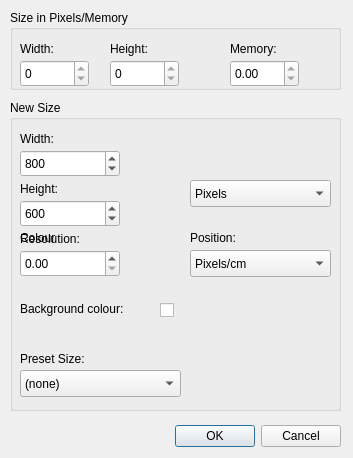
<?xml version="1.0" encoding="UTF-8"?>
<ui version="4.0">
 <class>NewDialog</class>
 <widget class="QDialog" name="NewDialog">
  <property name="geometry">
   <rect>
    <x>0</x>
    <y>0</y>
    <width>353</width>
    <height>458</height>
   </rect>
  </property>
  <property name="font">
   <font>
    <family>Ubuntu</family>
   </font>
  </property>
  <property name="windowTitle">
   <string>New</string>
  </property>
  <widget class="QDialogButtonBox" name="buttonBox">
   <property name="geometry">
    <rect>
     <x>20</x>
     <y>420</y>
     <width>321</width>
     <height>32</height>
    </rect>
   </property>
   <property name="orientation">
    <enum>Qt::Horizontal</enum>
   </property>
   <property name="standardButtons">
    <set>QDialogButtonBox::Cancel|QDialogButtonBox::Ok</set>
   </property>
  </widget>
  <widget class="QLabel" name="imageWidth">
   <property name="geometry">
    <rect>
     <x>20</x>
     <y>130</y>
     <width>67</width>
     <height>17</height>
    </rect>
   </property>
   <property name="text">
    <string>Width:</string>
   </property>
  </widget>
  <widget class="QDoubleSpinBox" name="imageWvalue">
   <property name="geometry">
    <rect>
     <x>20</x>
     <y>150</y>
     <width>100</width>
     <height>27</height>
    </rect>
   </property>
   <property name="decimals">
    <number>0</number>
   </property>
   <property name="minimum">
    <double>1.000000000000000</double>
   </property>
   <property name="maximum">
    <double>9999.000000000000000</double>
   </property>
   <property name="value">
    <double>800.000000000000000</double>
   </property>
   <property name="displayIntegerBase" stdset="0">
    <number>10</number>
   </property>
  </widget>
  <widget class="QComboBox" name="imageWHcombo">
   <property name="geometry">
    <rect>
     <x>190</x>
     <y>180</y>
     <width>141</width>
     <height>27</height>
    </rect>
   </property>
   <property name="editable">
    <bool>false</bool>
   </property>
   <item>
    <property name="text">
     <string>Pixels</string>
    </property>
   </item>
   <item>
    <property name="text">
     <string>Cm</string>
    </property>
   </item>
   <item>
    <property name="text">
     <string>Inches</string>
    </property>
   </item>
  </widget>
  <widget class="QGroupBox" name="groupBox">
   <property name="geometry">
    <rect>
     <x>10</x>
     <y>10</y>
     <width>331</width>
     <height>80</height>
    </rect>
   </property>
   <property name="title">
    <string>Size in Pixels/Memory</string>
   </property>
   <property name="flat">
    <bool>false</bool>
   </property>
   <widget class="QLabel" name="label">
    <property name="geometry">
     <rect>
      <x>10</x>
      <y>30</y>
      <width>67</width>
      <height>17</height>
     </rect>
    </property>
    <property name="text">
     <string>Width:</string>
    </property>
   </widget>
   <widget class="QLabel" name="label_2">
    <property name="geometry">
     <rect>
      <x>100</x>
      <y>30</y>
      <width>67</width>
      <height>17</height>
     </rect>
    </property>
    <property name="text">
     <string>Height:</string>
    </property>
   </widget>
   <widget class="QLabel" name="label_3">
    <property name="geometry">
     <rect>
      <x>220</x>
      <y>30</y>
      <width>67</width>
      <height>17</height>
     </rect>
    </property>
    <property name="text">
     <string>Memory:</string>
    </property>
   </widget>
   <widget class="QDoubleSpinBox" name="pixelWvalue">
    <property name="geometry">
     <rect>
      <x>10</x>
      <y>50</y>
      <width>69</width>
      <height>27</height>
     </rect>
    </property>
    <property name="frame">
     <bool>true</bool>
    </property>
    <property name="readOnly">
     <bool>true</bool>
    </property>
    <property name="decimals">
     <number>0</number>
    </property>
    <property name="maximum">
     <double>9000.000000000000000</double>
    </property>
   </widget>
   <widget class="QDoubleSpinBox" name="pixelHvalue">
    <property name="geometry">
     <rect>
      <x>100</x>
      <y>50</y>
      <width>69</width>
      <height>27</height>
     </rect>
    </property>
    <property name="readOnly">
     <bool>true</bool>
    </property>
    <property name="decimals">
     <number>0</number>
    </property>
    <property name="maximum">
     <double>9000.000000000000000</double>
    </property>
   </widget>
   <widget class="QDoubleSpinBox" name="memoryValue">
    <property name="geometry">
     <rect>
      <x>220</x>
      <y>50</y>
      <width>69</width>
      <height>27</height>
     </rect>
    </property>
    <property name="readOnly">
     <bool>true</bool>
    </property>
    <property name="maximum">
     <double>9999999.000000000000000</double>
    </property>
   </widget>
  </widget>
  <widget class="QGroupBox" name="groupBox_2">
   <property name="enabled">
    <bool>true</bool>
   </property>
   <property name="geometry">
    <rect>
     <x>10</x>
     <y>100</y>
     <width>331</width>
     <height>311</height>
    </rect>
   </property>
   <property name="focusPolicy">
    <enum>Qt::NoFocus</enum>
   </property>
   <property name="title">
    <string>New Size</string>
   </property>
   <property name="flat">
    <bool>false</bool>
   </property>
   <widget class="QPushButton" name="lockedRatioButton">
    <property name="geometry">
     <rect>
      <x>110</x>
      <y>70</y>
      <width>21</width>
      <height>41</height>
     </rect>
    </property>
    <property name="focusPolicy">
     <enum>Qt::NoFocus</enum>
    </property>
    <property name="text">
     <string/>
    </property>
    <property name="icon">
     <iconset resource="../../Icons.qrc">
      <normaloff>:/icons/assets/icons/unlinked.png</normaloff>
      <normalon>:/icons/assets/icons/linked.png</normalon>:/icons/assets/icons/unlinked.png</iconset>
    </property>
    <property name="iconSize">
     <size>
      <width>32</width>
      <height>32</height>
     </size>
    </property>
    <property name="checkable">
     <bool>true</bool>
    </property>
    <property name="autoDefault">
     <bool>false</bool>
    </property>
    <property name="flat">
     <bool>true</bool>
    </property>
   </widget>
   <widget class="BrushTypeComboBox" name="backgroundColorComboBox" native="true">
    <property name="geometry">
     <rect>
      <x>10</x>
      <y>150</y>
      <width>150</width>
      <height>27</height>
     </rect>
    </property>
   </widget>
   <widget class="ImagePositionWidget" name="positionWidget" native="true">
    <property name="geometry">
     <rect>
      <x>180</x>
      <y>180</y>
      <width>120</width>
      <height>120</height>
     </rect>
    </property>
   </widget>
   <widget class="QLabel" name="positionLabel">
    <property name="geometry">
     <rect>
      <x>180</x>
      <y>130</y>
      <width>141</width>
      <height>16</height>
     </rect>
    </property>
    <property name="text">
     <string>Position:</string>
    </property>
   </widget>
   <widget class="BrushTypeComboBox" name="backgroundColorComboBox_NewFile" native="true">
    <property name="geometry">
     <rect>
      <x>10</x>
      <y>220</y>
      <width>161</width>
      <height>27</height>
     </rect>
    </property>
   </widget>
   <widget class="QComboBox" name="imagePresetCombo">
    <property name="geometry">
     <rect>
      <x>10</x>
      <y>270</y>
      <width>161</width>
      <height>27</height>
     </rect>
    </property>
    <property name="currentIndex">
     <number>0</number>
    </property>
    <item>
     <property name="text">
      <string>(none)</string>
     </property>
    </item>
    <item>
     <property name="text">
      <string>100 x 100 pixels</string>
     </property>
    </item>
    <item>
     <property name="text">
      <string>640 x 480 pixels</string>
     </property>
    </item>
    <item>
     <property name="text">
      <string>800 x 600 pixels</string>
     </property>
    </item>
    <item>
     <property name="text">
      <string>1024 x 768 pixels</string>
     </property>
    </item>
    <item>
     <property name="text">
      <string>1366 x 768 pixels</string>
     </property>
    </item>
    <item>
     <property name="text">
      <string>1600 x 900 pixels</string>
     </property>
    </item>
    <item>
     <property name="text">
      <string>1920 x 1080 pixels</string>
     </property>
    </item>
    <item>
     <property name="text">
      <string>3840 x 2160 pixels</string>
     </property>
    </item>
   </widget>
   <widget class="QLabel" name="imagePreset">
    <property name="geometry">
     <rect>
      <x>10</x>
      <y>250</y>
      <width>201</width>
      <height>17</height>
     </rect>
    </property>
    <property name="text">
     <string>Preset Size:</string>
    </property>
   </widget>
   <widget class="QLabel" name="backgroundColorNewLabel">
    <property name="geometry">
     <rect>
      <x>10</x>
      <y>200</y>
      <width>141</width>
      <height>17</height>
     </rect>
    </property>
    <property name="text">
     <string>Background colour:</string>
    </property>
   </widget>
   <widget class="QLabel" name="imageHeight">
    <property name="geometry">
     <rect>
      <x>10</x>
      <y>80</y>
      <width>67</width>
      <height>17</height>
     </rect>
    </property>
    <property name="text">
     <string>Height:</string>
    </property>
   </widget>
   <widget class="QDoubleSpinBox" name="imageHvalue">
    <property name="geometry">
     <rect>
      <x>10</x>
      <y>100</y>
      <width>100</width>
      <height>27</height>
     </rect>
    </property>
    <property name="decimals">
     <number>0</number>
    </property>
    <property name="minimum">
     <double>1.000000000000000</double>
    </property>
    <property name="maximum">
     <double>9999.000000000000000</double>
    </property>
    <property name="value">
     <double>600.000000000000000</double>
    </property>
   </widget>
   <widget class="QLabel" name="backgroundLabel">
    <property name="geometry">
     <rect>
      <x>10</x>
      <y>130</y>
      <width>131</width>
      <height>16</height>
     </rect>
    </property>
    <property name="text">
     <string>Colour</string>
    </property>
   </widget>
   <widget class="QLabel" name="imageRes">
    <property name="geometry">
     <rect>
      <x>10</x>
      <y>130</y>
      <width>101</width>
      <height>17</height>
     </rect>
    </property>
    <property name="text">
     <string>Resolution:</string>
    </property>
   </widget>
   <widget class="QDoubleSpinBox" name="imageRvalue">
    <property name="geometry">
     <rect>
      <x>10</x>
      <y>150</y>
      <width>100</width>
      <height>27</height>
     </rect>
    </property>
   </widget>
   <widget class="QComboBox" name="imageResCombo">
    <property name="geometry">
     <rect>
      <x>180</x>
      <y>150</y>
      <width>141</width>
      <height>27</height>
     </rect>
    </property>
    <item>
     <property name="text">
      <string>Pixels/cm</string>
     </property>
    </item>
    <item>
     <property name="text">
      <string>Pixels/inch</string>
     </property>
    </item>
   </widget>
   <widget class="QCheckBox" name="backgroundColourEnabled">
    <property name="geometry">
     <rect>
      <x>150</x>
      <y>200</y>
      <width>16</width>
      <height>21</height>
     </rect>
    </property>
    <property name="text">
     <string/>
    </property>
   </widget>
  </widget>
  <zorder>groupBox_2</zorder>
  <zorder>buttonBox</zorder>
  <zorder>imageWidth</zorder>
  <zorder>imageWvalue</zorder>
  <zorder>imageWHcombo</zorder>
  <zorder>groupBox</zorder>
 </widget>
 <customwidgets>
  <customwidget>
   <class>BrushTypeComboBox</class>
   <extends>QWidget</extends>
   <header>brushtypecombobox.h</header>
   <container>1</container>
  </customwidget>
  <customwidget>
   <class>ImagePositionWidget</class>
   <extends>QWidget</extends>
   <header>imagepositionwidget.h</header>
   <container>1</container>
  </customwidget>
 </customwidgets>
 <resources>
  <include location="../../Icons.qrc"/>
 </resources>
 <connections>
  <connection>
   <sender>buttonBox</sender>
   <signal>accepted()</signal>
   <receiver>NewDialog</receiver>
   <slot>accept()</slot>
   <hints>
    <hint type="sourcelabel">
     <x>248</x>
     <y>254</y>
    </hint>
    <hint type="destinationlabel">
     <x>157</x>
     <y>274</y>
    </hint>
   </hints>
  </connection>
  <connection>
   <sender>buttonBox</sender>
   <signal>rejected()</signal>
   <receiver>NewDialog</receiver>
   <slot>reject()</slot>
   <hints>
    <hint type="sourcelabel">
     <x>316</x>
     <y>260</y>
    </hint>
    <hint type="destinationlabel">
     <x>286</x>
     <y>274</y>
    </hint>
   </hints>
  </connection>
 </connections>
</ui>
